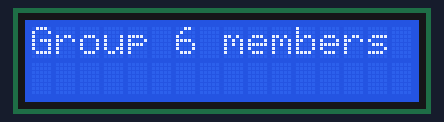
A sketch run on a simulated Arduino Uno, built with avr-gcc and run on an emulated ATmega328P. Shown: 16×2 character LCD.

Above: at 0.23 s.
At 3.9 s:
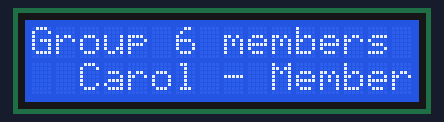
At 8.3 s:
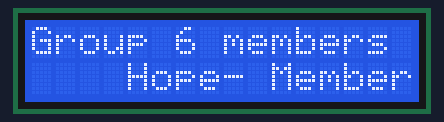
At 17.8 s:
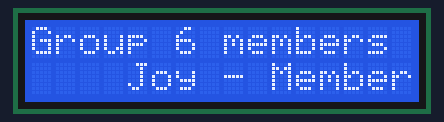
At 22.2 s:
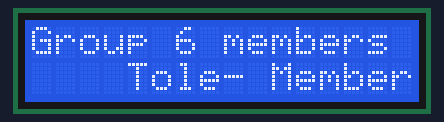
At 36.7 s:
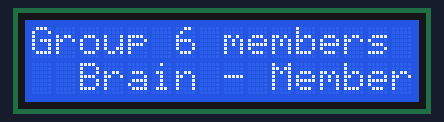

Measured:
- what the display in image 1 shows lasts 1.3 s, from 3.8 s to 5.1 s

The sketch:

I2CLCD.ino
```cpp
#include <LiquidCrystal_I2C.h>
#include <Wire.h>

const int totalColumns = 16;
const int totalRows = 2;

LiquidCrystal_I2C lcd(0x27, totalColumns, totalRows);

String staticMessage = "Group 6 members";
String scrollingMessage[5] = {
  "Carol - Member",
  "Hope- Member",
  "Brain - Member",
  "Joy - Member",
  "Tole- Member"
};

void scrollMessage(int row, String message, int delayTime, int totalColumns) {
  for (int i = 0; i < totalColumns; i++) {
    message = " " + message;
  }
  message += " ";
  for (int position = 0; position < message.length() - totalColumns; position++) {
    lcd.setCursor(0, row);
    lcd.print(message.substring(position, position + totalColumns));
    delay(delayTime);
  }
}

void setup() {
  lcd.init();
  lcd.backlight();
}

void loop() {
  lcd.clear(); // Clear the display before printing
  lcd.setCursor(0, 0);
  lcd.print(staticMessage);
  for (int i = 0; i < 5; i++) {
    scrollMessage(1, scrollingMessage[i], 250, totalColumns);
    delay(1000); // Delay between displaying each member's name
  }
}
```
